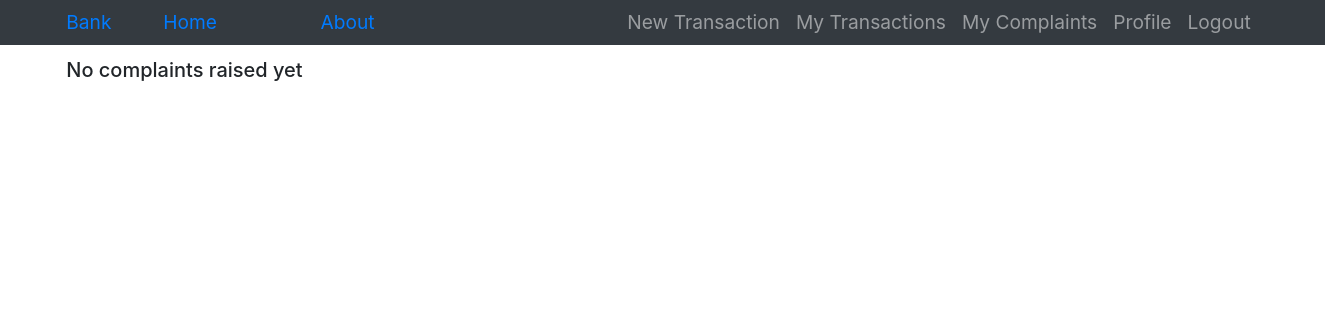
The app's page /user/my_complaints/ (signed in), older data.
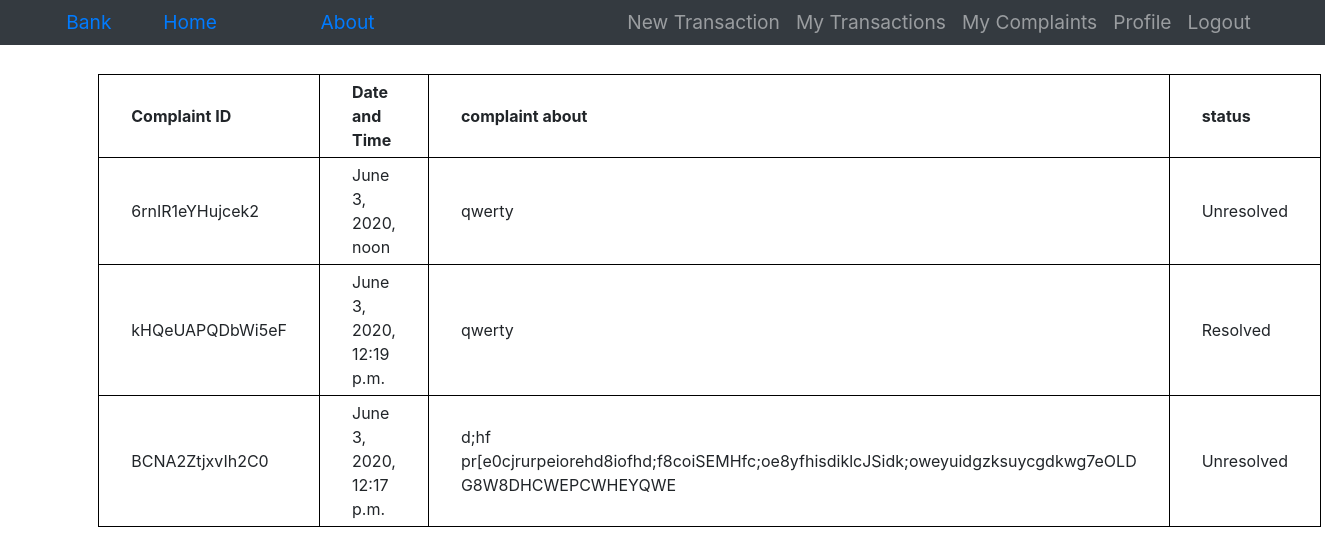
The same page, newer data.
### users/models.py (models this page shows, shortened)
class Complaint(models.Model):
    complaintID=models.CharField(max_length=15,unique=True)
    complaintUser=models.ForeignKey(User,on_delete=models.CASCADE)
    transaction=models.ForeignKey(Transaction,on_delete=models.CASCADE)
    dateTime=models.DateTimeField(auto_now=True)
    text=models.TextField(max_length=180)
    status=models.BooleanField(default=False)

### users/views.py (the view)
# urls.py: path('my_complaints/',MyComplaintListView.as_view(template_name='users/my_complaints.html'),name='my-complaints'),
class MyComplaintListView(LoginRequiredMixin,ListView):
    model=Complaint
    context_object_name='complaints'
    def get_queryset(self):
        queryset=Complaint.objects.all()
        complaints=queryset.filter(complaintUser=self.request.user)
        return complaints

### users/templates/users/my_complaints.html
{% extends 'users/base.html' %} {% block bodyContentBlock %} {%if complaints %}
<table style="margin-left: 2rem; margin-top: 1rem;">
    <tr>
        <th>Complaint ID</th>
        <th>Date and Time</th>
        <th>complaint about</th>
        <th>status</th>
    </tr>
    {%for complaint in complaints %}
    <tr>
        <td>{{complaint.complaintID}}</td>
        <td>{{complaint.dateTime}}</td>
        <td>{{complaint.text}}</td>
        {% if complaint.status%}
        <td>Resolved</td>
        {% else %}
        <td>Unresolved</td>
        {% endif %}
    </tr>
    {%endfor%}
</table>
{%else%}
<h5>No complaints raised yet</h5>
{% endif %} {% endblock bodyContentBlock %}

### users/templates/users/base.html (shortened to what this page needs)
{% load static %}
<!DOCTYPE html>
<html lang="en" dir="ltr">
<head>
    <link rel="stylesheet" href="{% static 'css/styles.css' %}">
    <link rel="stylesheet" href="https://stackpath.bootstrapcdn.com/bootstrap/4.3.1/css/bootstrap.min.css">
</head>
<body>
    <div>
        <nav style=" padding: 0 5%; font-size: larger; " class="navbar navbar-expand-lg navbar-dark bg-dark ">
            <a class="nav-item " href="{%url 'users:home' %} ">Bank</a>
            <span class="nav-item " style="padding: 0 3%; ">
                <a class="nav-link " href="{%url 'users:home'%} ">Home</a>
            </span>
            <span class="nav-item " style="padding: 0 3%; ">
                <a class="nav-link " href="{%url 'users:about'%} ">About</a>
            </span>
            <ul class="navbar-nav ml-auto ">
                <li class="nav-item ">
                    <a class="nav-link " href="{%url 'users:new-transaction'%} ">New Transaction</a>
                </li>
                <li class="nav-item ">
                    <a class="nav-link " href="{%url 'users:my-transactions'%} ">My Transactions</a>
                </li>
                <li class="nav-item ">
                    <a class="nav-link " href="{%url 'users:my-complaints'%} ">My Complaints</a>
                </li>
                <li class="nav-item ">
                    <a class="nav-link " href="{% url 'users:profile' user.username %} ">Profile</a>
                </li>
                <li class="nav-item ">
                    <a class="nav-link " href="{% url 'bauth:logout' %} ">Logout</a>
                </li>
            </ul>
        </nav>
    </div>
    <div style="padding: 1% 5%;">
        {% block bodyContentBlock %} {%endblock bodyContentBlock%}
    </div>
</body>
</html>

### bauth/static/css/styles.css (style rules this page uses)
table, th, td { border: 1px solid black; border-collapse: collapse; padding: 5px 2rem; }

Row changes from the older to the newer data that the page shows:
added Complaint: complaintID "6rnIR1eYHujcek2", dateTime "June 3, 2020, noon", text "qwerty", status "Unresolved"
added Complaint: complaintID "kHQeUAPQDbWi5eF", dateTime "June 3, 2020, 12:19 p.m.", text "qwerty", status "Resolved"
added Complaint: complaintID "BCNA2ZtjxvIh2C0", dateTime "June 3, 2020, 12:17 p.m.", text "d;hf pr[e0cjrurpeiorehd8iofhd;f8coiSEMHfc;oe8yfhisdiklcJSidk;oweyuidgzksuycgdkwg7eOLD G8W8DHCWEPCWHEYQWE", status "Unresolved"
Text that changed along with them:
text no longer shown: "No complaints raised yet"
text now shown: "Complaint ID Date and Time complaint about status"
